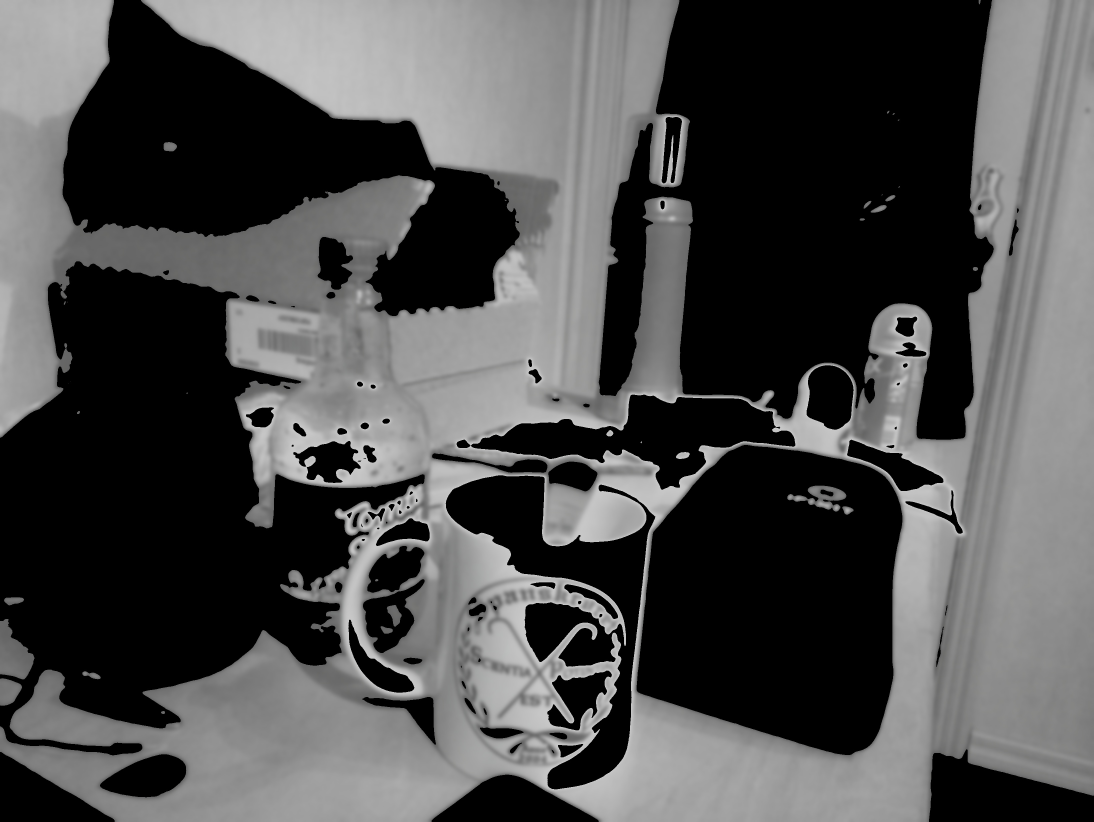
#> input picture PiCameraStuff/Images/Gaussian_filter_sigma5_edited.jpg, 3280 x 2464 px, given in place of nypebblet.png, which was not available (shown at 1/3 size)
$ python main_v2.py
#> lines starting #> are read from the running program, lines starting #| are printed output that depends on the picture; pictures that were not available may be replaced by others from this repository, and a replacement may not be noted
# This is a sample Python script.

# Press Shift+F10 to execute it or replace it with your code.
# Press Double Shift to search everywhere for classes, files, tool windows, actions, and settings.
#from picamera import PiCamera
from time import sleep
import numpy as np
import cv2
import argparse
import os
import pathlib
import matplotlib.pyplot as plt
import matplotlib.cm as cm
from PIL import Image

#os.chdir(os.path.dirname(os.path.abspath(__file__)))

width = 2500
height = 1600

# [14 lines of commented-out code are left out]


path = pathlib.Path().absolute()

# [9 lines of commented-out code are left out]
interpolasjon_metoder = [None, 'none', 'nearest', 'bilinear', 'bicubic', 'spline16',
           'spline36', 'hanning', 'hamming', 'hermite', 'kaiser', 'quadric',
           'catrom', 'gaussian', 'bessel', 'mitchell', 'sinc', 'lanczos']


# Deler opp bilde i størrelse spesifisert med block_size og looper over disse
def img_avg_block(name):
    block_size = 100
    # hente inn bilde og gjøre det til format RGB
    im = cv2.imread(name)
#> im is the input picture: shape (2464, 3280, 3); mean B, G, R 76.9, 76.9, 76.9
    print(f"shape of image = {im.shape}")
#| shape of image = (2464, 3280, 3)
    im = cv2.cvtColor(im, cv2.COLOR_BGR2RGB)
    im = im[:][1000:]
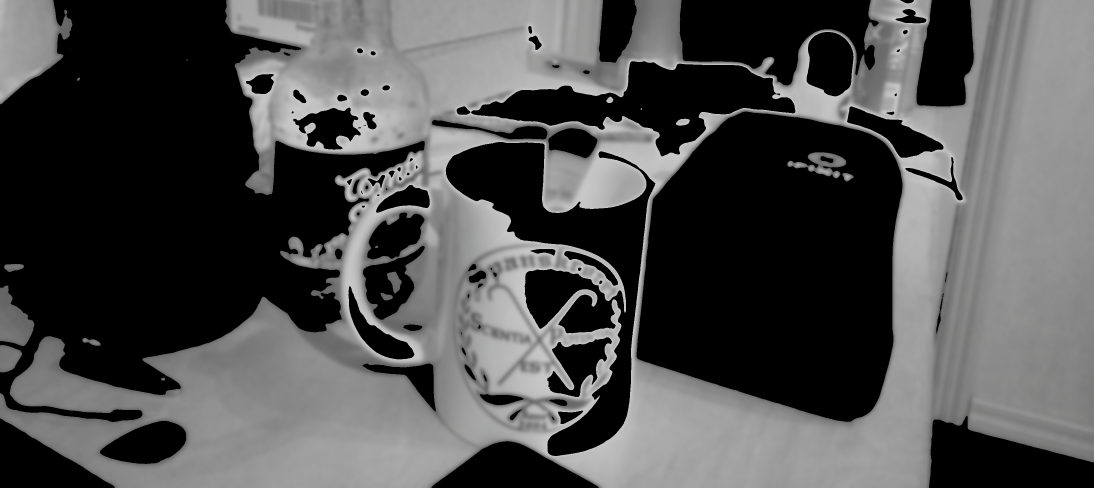
#> im: shape (1464, 3280, 3) (shown at 1/3 size); mean R, G, B 78.3, 78.4, 78.3
    print(f"shape of image = {im.shape}")
#| shape of image = (1464, 3280, 3)
    # antall blocks som skal lages, ut ifra bildens størrelse og block_size
    i_max = int(len(im)/block_size)
#> i_max = 14
    j_max = int(len(im[0])/block_size)
#> j_max = 32

    # initialisere endelig array
    color_avg = np.zeros(shape=(i_max, j_max))

    # Deler opp bilde i størrelse spesifisert med block_size og looper over disse
    for i in range(i_max):
        for j in range(j_max):
            # loope over hver pixel inni hver av disse blockene og kalkulere gjennomsnitlig av fargen rød (index 0)
            color_calc = 0
            for x in range(block_size):
                for y in range(block_size):
                    color_calc += im[i*block_size + x][j*block_size + y][0] # siste index er for fargen rød
            color_calc = color_calc/(block_size**2)
            color_avg[i][j] = color_calc
    return color_avg

def isolate_color(im):


    boundary_pink = [([100, 100, 100], [200, 200, 200])]

    for (lower, upper) in boundary_pink:
        lower = np.array(lower, dtype="uint8")
        upper = np.array(upper, dtype="uint8")

        mask = cv2.inRange(im, lower, upper)
        output = cv2.bitwise_and(im, im, mask=mask)

    # cv2.imwrite(imagename + "_edited.jpg", output)
    return output

uslitt = img_avg_block('Images\Hallvisitt 22 april\Hallvisitt 22 april\\nypebblet.png')
#uslitt = img_avg_block(uslitt)
uslitt = np.asarray(uslitt)

skrapt = img_avg_block('Images\Hallvisitt 22 april\Hallvisitt 22 april\\upebblet.png')
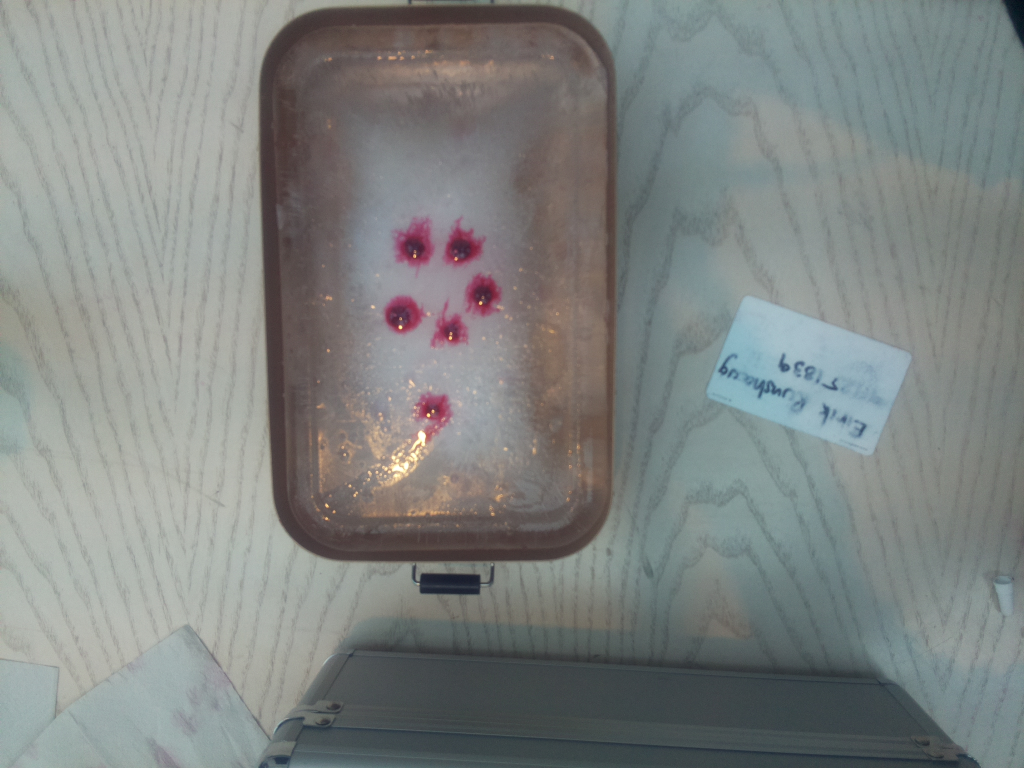
#> input picture PiCameraStuff/Images/fuckit yolo swag konditorfarge ppå is.jpg, 2048 x 1536 px, given in place of upebblet.png, which was not available (shown at 1/2 size)
#> in img_avg_block, im is the input picture: shape (1536, 2048, 3); mean B, G, R 130.1, 132, 127.8
#| shape of image = (1536, 2048, 3)
#> in img_avg_block (call 2), `im = im[:][1000:]`:
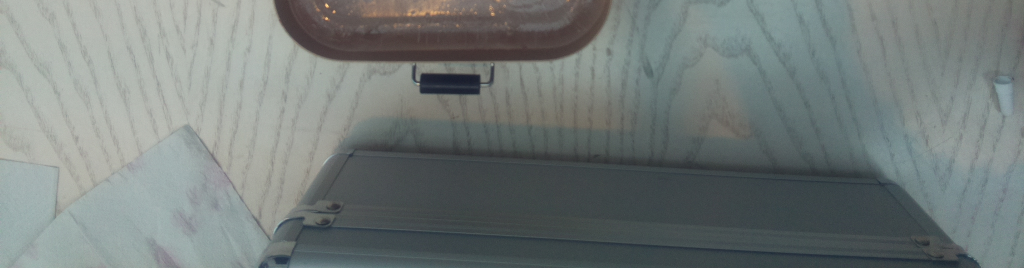
#> im: shape (536, 2048, 3) (shown at 1/2 size); mean R, G, B 115.7, 123.2, 121.5
#| shape of image = (536, 2048, 3)
#> in img_avg_block (call 2), `i_max = int(len(im)/block_size)`: i_max = 5
#> in img_avg_block (call 2), `j_max = int(len(im[0])/block_size)`: j_max = 20
#skrapt = img_avg_block(skrapt)
skrapt = np.asarray(skrapt)

var_slitt = img_avg_block('Images\Hallvisitt 22 april\Hallvisitt 22 april\\slitt_level1.png')
#| shape of image = (1536, 2048, 3)
#| shape of image = (536, 2048, 3)
#var_slitt = img_avg_block(var_slitt)
var_slitt = np.asarray(var_slitt)


#uslitt = img_avg_block('Images\Hallvisitt 22 april\Hallvisitt 22 april\IMG_2287.png')

max = uslitt.max()
#> max = 177.3
min = skrapt.min()
#> min = 60.8

diff_img = np.zeros(shape=(len(uslitt), len(uslitt[0])))

for i in range(len(var_slitt)):
    for j in range(len(var_slitt[0])):
        diff_img[i][j] = 255*var_slitt[i][j]/(max-min)-255*min/(max-min)
#> this loop made 5 passes


plt.imshow(diff_img, interpolation=interpolasjon_metoder[16], cmap=cm.jet_r)#,vmax=uslitt.max()) 	# sinc blur metode
# plt.imsave('heatmap_level3.png', diff_img)
plt.show()
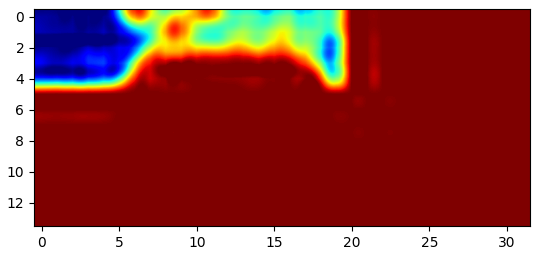
#> figure drawn by matplotlib, 1 panel

# [13 lines of commented-out code are left out]
